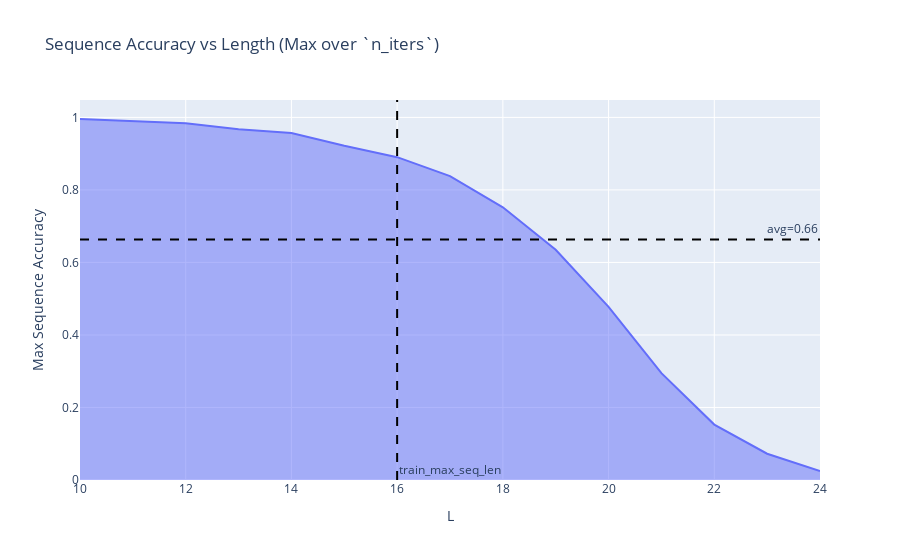

Notebook code for this chart:
### Code cell
# interactive plot
import ipywidgets as widgets
from IPython.display import display
import plotly.express as px
import pandas as pd


# Create interactive widgets for each field in the pattern
config_widgets = []

for k in unique_config_key_vals.keys():
    config_widget = widgets.ToggleButtons(
        options=unique_config_key_vals[k],
        description=k,
        disabled=False,
    )
    config_widgets.append(config_widget)

plot_type = widgets.ToggleButtons(
    options=['sequence_acc', 'per_token_acc', 'sequence_acc_heatmap', 'per_token_acc_heatmap', 'max_sequence_acc', 'max_per_token_acc', 'emb_norms_heatmap', 'delta_norms_heatmap', 'logits_states_softmax_entropy_heatmap'],
    description='Plot Type',
    disabled=False,
)

output = widgets.Output()

def on_button_click(b):
    with output:
        output.clear_output()

        pattern = {config_widget.description: config_widget.value for config_widget in config_widgets}

        figs = get_run_plot(pattern)
        if figs is not None:
            figs[plot_type.value].show()

button = widgets.Button(
    description='Generate Plot',
    disabled=False,
    button_style='',
    tooltip='Click to generate plot',
    icon='check'
)

button.on_click(on_button_click)

# Display widgets
display(*config_widgets, plot_type, button, output)

### Figure 1 — Plotly figure (JSON) as saved in the notebook; plotly's stock layout.template omitted (floating-point values rounded to 4 significant figures)
{"data": [{"fill": "tozeroy", "hovertemplate": "L=%{x}<br>Max Sequence Accuracy=%{y}<extra></extra>", "legendgroup": "", "line": {"color": "#636efa", "dash": "solid"}, "marker": {"symbol": "circle"}, "mode": "lines", "name": "", "orientation": "v", "showlegend": false, "type": "scatter", "x": [10, 11, 12, 13, 14, 15, 16, 17, 18, 19, 20, 21, 22, 23, 24], "xaxis": "x", "y": [0.9956, 0.9891, 0.9841, 0.9675, 0.9569, 0.9219, 0.8903, 0.8381, 0.7522, 0.635, 0.4775, 0.2947, 0.1528, 0.0725, 0.025], "yaxis": "y"}], "layout": {"annotations": [{"showarrow": false, "text": "train_max_seq_len", "x": 16, "xanchor": "left", "xref": "x", "y": 0, "yanchor": "bottom", "yref": "y domain"}, {"showarrow": false, "text": "avg=0.66", "x": 1, "xanchor": "right", "xref": "x domain", "y": 0.6635, "yanchor": "bottom", "yref": "y"}], "legend": {"tracegroupgap": 0}, "shapes": [{"line": {"color": "black", "dash": "dash"}, "type": "line", "x0": 16, "x1": 16, "xref": "x", "y0": 0, "y1": 1, "yref": "y domain"}, {"line": {"color": "black", "dash": "dash"}, "type": "line", "x0": 0, "x1": 1, "xref": "x domain", "y0": 0.6635, "y1": 0.6635, "yref": "y"}], "title": {"text": "Sequence Accuracy vs Length (Max over `n_iters`)"}, "xaxis": {"anchor": "y", "domain": [0, 1], "title": {"text": "L"}}, "yaxis": {"anchor": "x", "domain": [0, 1], "title": {"text": "Max Sequence Accuracy"}}}}
